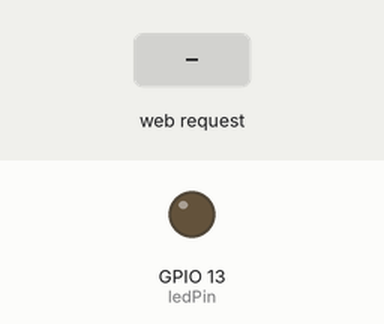
Simulated run of this sketch. Board: ESP8266 (NodeMCU). On the bench: output pins drawn as LEDs (lit = HIGH). The inputs (shaded band) are chosen by the test bench. WiFi joins after 1.5 s; servers stay silent unless stated; what the sketch prints to the serial monitor is not drawn.

Above: at 2.7 s.
2.8 s: HTTP request GET /ON received
At 4.0 s:
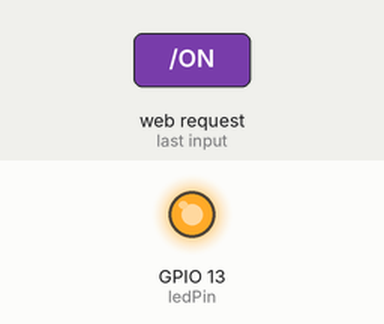
4.3 s: HTTP request GET /OFF received
At 5.2 s:
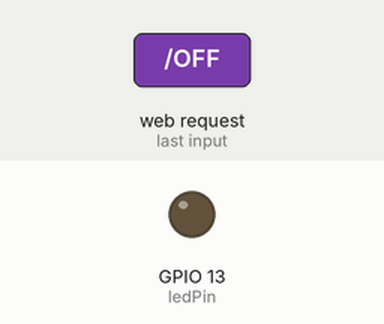
Timing chart, 0 to 7.3 s (numbered marks = the images above; inputs shaded):
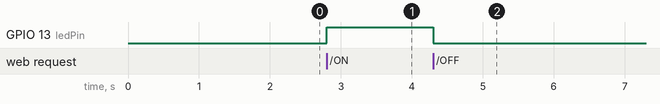

Measured:
- after the input at 2.8 s, GPIO 13 (ledPin): LOW → HIGH at once
- after the input at 4.3 s, GPIO 13 (ledPin): HIGH → LOW at once

The sketch:

Webpage-LED-Control.ino
```cpp
#include <ESP8266WiFi.h>

const char* ssid = "kakashi";
const char* password = "9650797283";
const char* host = "192.168.43.170"; //it will tell you the IP once it starts up
                                        //just write it here afterwards and upload
int ledPin = 13;


WiFiServer server(80); //just pick any port number you like

void setup() {
  Serial.begin(115200);
  delay(10);
Serial.println(WiFi.localIP());
  // prepare GPIO2
  pinMode(ledPin, OUTPUT);
  digitalWrite(ledPin, LOW);

  // Connect to WiFi network
  Serial.println();
  Serial.println();
  Serial.print("Connecting to ");
  Serial.println(ssid);

  WiFi.begin(ssid, password);    delay(500);


  while (WiFi.status() != WL_CONNECTED) {
    Serial.print(".");
  }
  Serial.println("");
  Serial.println("WiFi connected");

  // Start the server
  server.begin();
  Serial.println("Server started");

  // Print the IP address
  Serial.println(WiFi.localIP());
}

void loop() {
  // Check if a client has connected

  WiFiClient client = server.available();
  if (!client) {
    return;
  }

  // Wait until the client sends some data
  while (!client.available()) {
    delay(1);
  }

  // Read the first line of the request
  String req = client.readStringUntil('\r');
  client.flush();

  // Match the request
  if (req.indexOf("") != -10) {  //checks if you're on the main page

    if (req.indexOf("/OFF") != -1) { //checks if you clicked OFF
      digitalWrite(ledPin, LOW);
      Serial.println("You clicked OFF");
    }
    if (req.indexOf("/ON") != -1) { //checks if you clicked ON
      digitalWrite(ledPin, HIGH);
      Serial.println("You clicked ON");
    }

  }

  else {
    Serial.println("invalid request");
   client.stop();
    return;
  }

  // Prepare the response
  String s = "HTTP/1.1 200 OK\r\n";
  s += "Content-Type: text/html\r\n\r\n";
  s += "<!DOCTYPE HTML>\r\n<html>\r\n";
  s += "<br><input type=\"button\" name=\"bl\" value=\"Turn LED ON \" onclick=\"location.href='/ON'\">";
  s += "<br><br><br>";
  s += "<br><input type=\"button\" name=\"bl\" value=\"Turn LED OFF\" onclick=\"location.href='/OFF'\">";
  s += "</html>\n";

  client.flush();


  // Send the response to the client
  client.print(s);
  delay(1);


}
```
